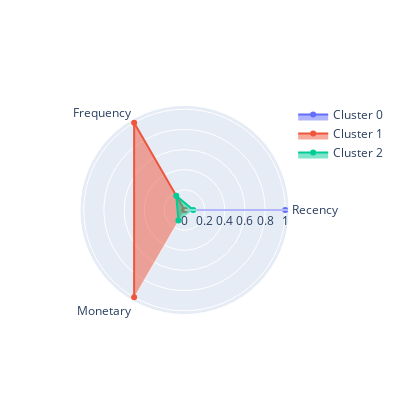

Notebook source saved alongside this figure:
### Code cell
plot_cluster_profile(grouped_stats,3 )

### Figure 1 — Plotly figure (JSON) as saved in the notebook; plotly's stock layout.template omitted (floating-point values rounded to 4 significant figures)
{"data": [{"fill": "toself", "name": "Cluster 0", "r": [1, 0, 0], "theta": ["Recency", "Frequency", "Monetary"], "type": "scatterpolar"}, {"fill": "toself", "name": "Cluster 1", "r": [0, 1, 1], "theta": ["Recency", "Frequency", "Monetary"], "type": "scatterpolar"}, {"fill": "toself", "name": "Cluster 2", "r": [0.08702, 0.1634, 0.1205], "theta": ["Recency", "Frequency", "Monetary"], "type": "scatterpolar"}], "layout": {"autosize": false, "height": 400, "showlegend": true, "width": 400}}
